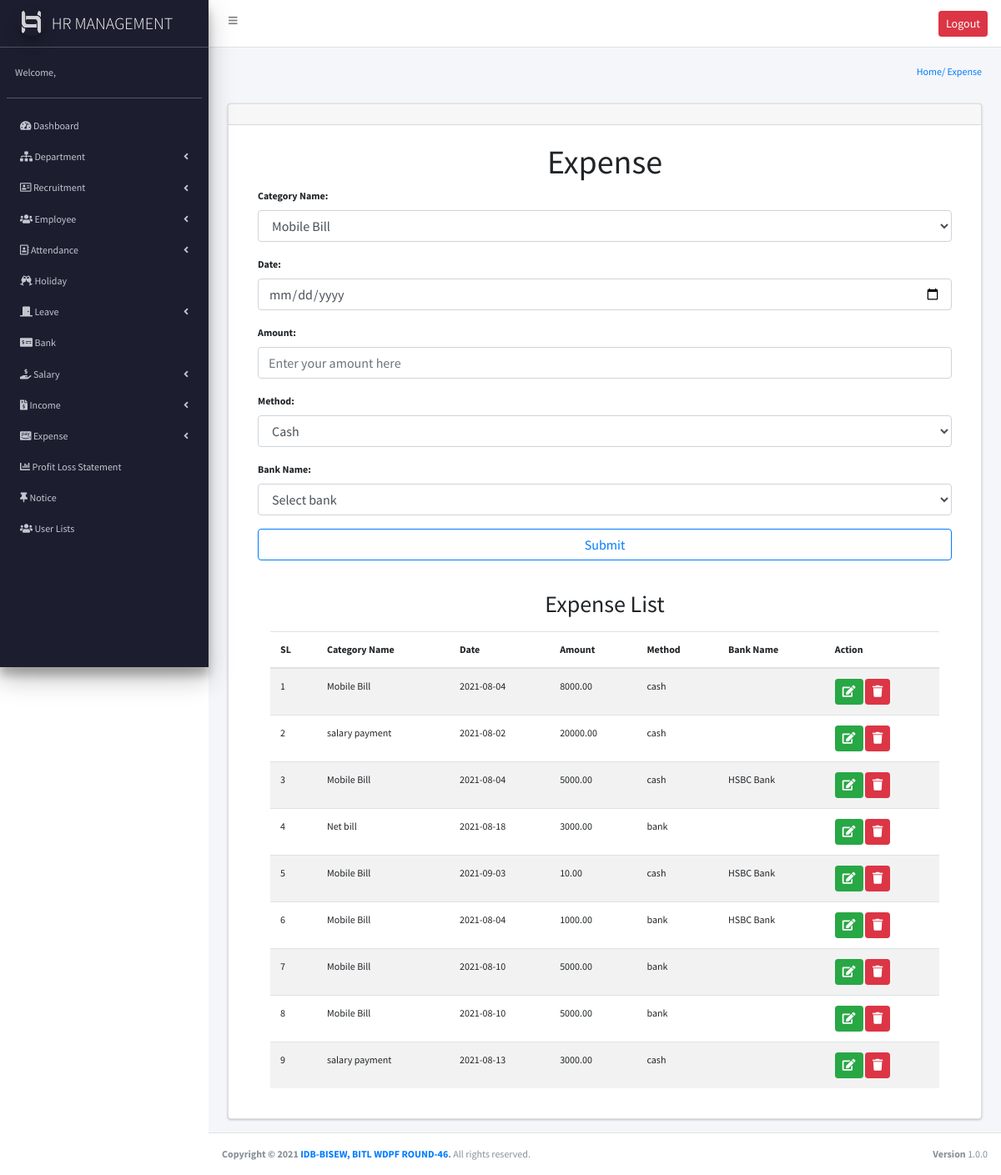
The page /expense.php (signed in) on the database its author committed.
### tables this page shows
CREATE TABLE `expense` (
  `exoenseID` int(11) NOT NULL,
  `categoryID` int(11) NOT NULL,
  `date` date NOT NULL,
  `amount` decimal(10,2) NOT NULL,
  `method` enum('cash','bank') NOT NULL,
  `bankID` int(11) NOT NULL
);

CREATE TABLE `expense_category` (
  `id` int(11) NOT NULL,
  `category_name` varchar(255) NOT NULL,
  `status` enum('active','inactive') NOT NULL
);

CREATE TABLE `bank` (
  `bankID` int(11) NOT NULL,
  `bank_name` varchar(255) NOT NULL,
  `status` enum('active','inactive') NOT NULL DEFAULT 'active'
);

### expense.php (the view, shortened to what this page needs)
  <?php
require_once("header.php");
require_once("sidebar.php");
$expense_data=$conn->query("SELECT `exoenseID`,expense_category.category_name,`date`,`amount`,`method`,`bankID` FROM `expense` JOIN expense_category ON expense_category.id=expense.categoryID");
$mm=$conn->query("SELECT * FROM expense_category");
 ?>
<section class="content-header">
  <div class="container-fluid">
    <div class="row mb-2">
      <div class="col-sm-6">
      </div>
      <div class="col-sm-6">
        <ol class="breadcrumb float-sm-right">
          <li class="breadcrumb-item"><a href="#">Home/ Expense</a></li>
        </ol>
      </div>
    </div>
  </div>
</section>
<section class="content">
  <div class="container-fluid">
    <div class="row">
      <div class="col-md-12">
        <div class="card">
          <div class="card-header">
          </div>
          <div class="container">
          <div class="card-body">
            <h1 style="text-align: center;">Expense</h1>
            <form action=" " method="post">
            <label for="category name">Category Name:</label>
            <select name="categoryID" class="form-control">
            <?php
            while ($rr=$mm->fetch_assoc()) {
            ?>
            <option value="<?php echo $rr['id'] ?>"><?php echo $rr['category_name'] ?></option>
            <?php } ?>
            </select>
            <br>
            <label for="date">Date:</label>
            <input type="date" name="date" placeholder="Enter your date here" class="form-control"><br>
            <label for="amount">Amount:</label>
            <input type="text" name="amount" placeholder="Enter your amount here" class="form-control"><br>
            <label for="method">Method:</label>
            <select name="method"class="form-control">
              <option>Cash</option>
            </select>
            <br>
            <div class="form-group">
              <label for="bankID">Bank Name:</label>
            <select name="bankID" class="form-control">
              <<option value="0">Select bank</option>}
            </select>
            </div>
            <td colspan="6">
              <input type="Submit" name="submit" value="Submit"class="btn btn-outline-primary btn btn-block">
            </td>
            </form>
            <br><br>
            <h3 class="text-center mb-3 ">Expense List</h3>
            <div class="container">
              <table class="table table-striped table-hover">
                <thead>
                  <tr>
                    <th>SL</th>
                    <th>Category Name</th>
                    <th>Date</th>
                    <th>Amount</th>
                    <th>Method</th>
                    <th>Bank Name</th>
                    <th>Action</th>
                  </tr>
                </thead>
                <tbody>
                  <?php $i=0; while ($expense=$expense_data->fetch_assoc()) { ?>
                  <tr>
                    <td><?php echo ++$i ?></td>
                    <td><?php echo $expense['category_name']?></td>
                    <td><?php echo $expense['date']?></td>
                    <td><?php echo $expense['amount']?></td>
                    <td><?php echo $expense['method']?></td>
                    <td><?php
if($expense['bankID']>0){
  $bb=$conn->query("SELECT * FROM bank");
  while ( $b=$bb->fetch_assoc()) {
    if($expense['bankID']==$b['bankID']){
      echo $b['bank_name'];
    }
  }
}
                    ?></td>
                    <td>
                      <a href="./expense_edit.php?ram=<?php echo $expense['exoenseID']; ?>" class="btn btn-sm btn-success"><i class="fas fa-edit"></i></a>
                      <a href="./expense_delete.php?ram=<?php echo $expense['exoenseID']; ?>" class="btn btn-sm btn-danger" onclick="return confirm('are you sure?')"><i class="fas fa-trash"></i></a>
                    </td>
                  </tr>
                  <?php   } ?>
                  </tbody>
              </table>
            </div>
          </div>
        </div>
      </div>
    </div>
  </div>
</div>
</section>
<?php require("footer.php"); ?>

### header.php (shortened to what this page needs)
<!DOCTYPE html>
<html lang="en">
<head>
  <link rel="stylesheet" href="https://pro.fontawesome.com/releases/v5.10.0/css/all.css"
 />
  <link rel="stylesheet" href="assets/css/adminlte.min.css">
  <link rel="stylesheet" href="https://maxcdn.bootstrapcdn.com/bootstrap/4.0.0/css/bootstrap.min.css"
>
  <link rel="stylesheet" type="text/css" media="screen"
    href="http://ajax.googleapis.com/ajax/libs/jqueryui/1.7.2/themes/base/jquery-ui.css">
  <link rel="stylesheet" type="text/css" href="https://cdn.datatables.net/v/dt/dt-1.11.1/datatables.min.css" />
  <link rel="stylesheet" href="assets/css/style.css">
</head>
<body class="hold-transition sidebar-mini layout-fixed">
  <div class="wrapper">
    <nav class="main-header navbar navbar-expand navbar-white navbar-light">
      <ul class="navbar-nav">
        <li class="nav-item">
          <a class="nav-link" data-widget="pushmenu" href="#" role="button"><i class="fas fa-bars"></i></a>
        </li>
      </ul>
      <ul class="navbar-nav ml-auto">
        <li class="nav-item">
          <a href="./logout.php " class="btn btn-sm btn-danger">Logout</a>
        </li>
      </ul>
    </nav>
    <div class="content-wrapper">

### sidebar.php (shortened to what this page needs)
<aside class="main-sidebar sidebar-dark-primary elevation-4" style="background: #02318c">
  <a href="" class="brand-link">
    <img src="assets/images/AdminLTELogo.png" alt="AdminLTE Logo" class="brand-image img-circle elevation-3" style="opacity: .8">
    <span class="brand-text font-weight-light">HR MANAGEMENT</span>
  </a>
  <div class="sidebar">
    <div class="user-panel mt-3 pb-3 mb-3 d-flex">
      <div class="info">
        <a href="#" class="d-block">
          Welcome,
        </a>
      </div>
    </div>
    <nav class="mt-2">
      <ul class="nav nav-pills nav-sidebar flex-column" data-widget="treeview" role="menu" data-accordion="false">
        <li class="nav-item">
          <a href="dashboard.php" class="nav-link ">
            <i class="fas fa-tachometer-alt"> </i>
            <p> Dashboard
            </p>
          </a>
        </li>
        <li class="nav-item">
          <a href="#" class="nav-link ">
            <i class="fas fa-sitemap"></i>
            <p> Department
              <i class="fas fa-angle-left right"> </i>
            </p>
          </a>
        </li>
        <li class="nav-item">
          <a href="#" class="nav-link ">
            <i class="far fa-address-card"></i>
            <p> Recruitment
              <i class="fas fa-angle-left right"> </i>
            </p>
          </a>
        </li>
        <li class="nav-item">
          <a href="#" class="nav-link ">
            <i class="fas fa-users"></i>
            <p> Employee
              <i class="fas fa-angle-left right"> </i>
            </p>
          </a>
        </li>
        <li class="nav-item">
          <a href="#" class="nav-link ">
            <i class="far fa-address-book"></i>
            <p> Attendance
              <i class="fas fa-angle-left right"> </i>
            </p>
          </a>
        </li>
        <li class="nav-item">
          <a href="holiday.php" class="nav-link ">
            <i class="fas fa-glass-cheers"></i>
            <p>Holiday</p>
          </a>
        </li>
        <li class="nav-item">
          <a href="#" class="nav-link ">
            <i class="fas fa-door-closed"></i>
            <p> Leave
              <i class="fas fa-angle-left right"> </i>
            </p>
          </a>
        </li>
        <li class="nav-item">
          <a href="bank.php" class="nav-link ">
            <i class="fas fa-money-check-alt"></i>
            <p>Bank</p>
          </a>
        </li>
        <li class="nav-item">
          <a href="#" class="nav-link ">
            <i class="fas fa-hand-holding-usd"></i>
            <p> Salary
              <i class="fas fa-angle-left right"> </i>
            </p>
          </a>
        </li>
        <li class="nav-item">
          <a href="#" class="nav-link ">
            <i class="fas fa-file-invoice-dollar"></i>
            <p> Income
              <i class="fas fa-angle-left right"> </i>
            </p>
          </a>
        </li>
        <li class="nav-item">
          <a href="#" class="nav-link ">
            <i class="fab fa-cc-amazon-pay"></i>
            <p> Expense
              <i class="fas fa-angle-left right"> </i>
            </p>
          </a>
        </li>
        <li class="nav-item">
          <a href="profit_loss.php" class="nav-link ">
            <i class="fas fa-chart-bar"></i>
            <p>Profit Loss Statement</p>
          </a>
        </li>
        <li class="nav-item">
          <a href="add_notice.php" class="nav-link ">
            <i class="fas fa-thumbtack"></i>
            <p> Notice
            </p>
          </a>
        </li>
        <li class="nav-item">
          <a href="admin.php" class="nav-link ">
            <i class="fas fa-users"></i>
            <p> User Lists
            </p>
          </a>
        </li>
      </ul>
    </nav>
  </div>
</aside>

### footer.php (shortened to what this page needs)
</div>
<footer class="main-footer">
  <strong>Copyright &copy; 2021 <a href="#">IDB-BISEW, BITL WDPF ROUND-46</a>.</strong>
  All rights reserved.
  <div class="float-right d-none d-sm-inline-block">
    <b>Version</b> 1.0.0
  </div>
</footer>
</body>
</html>

### assets/css/style.css (style rules this page uses)
.main-sidebar { background: #1c1e2f !important; }
body { font-family: 'Source Sans Pro'; font-size: 12px; }

### rows shown on the page
expense: categoryID.category_name "Mobile Bill", date "2021-08-04", amount "8000.00", method "cash"
expense: categoryID.category_name "salary payment", date "2021-08-02", amount "20000.00", method "cash"
expense: categoryID.category_name "Mobile Bill", date "2021-08-04", amount "5000.00", method "cash"
bank: bank_name "HSBC Bank"
expense: categoryID.category_name "Net bill", date "2021-08-18", amount "3000.00", method "bank"
expense: categoryID.category_name "Mobile Bill", date "2021-09-03", amount "10.00", method "cash"
expense: categoryID.category_name "Mobile Bill", date "2021-08-04", amount "1000.00", method "bank"
expense: categoryID.category_name "Mobile Bill", date "2021-08-10", amount "5000.00", method "bank"
expense: categoryID.category_name "Mobile Bill", date "2021-08-10", amount "5000.00", method "bank"
expense: categoryID.category_name "salary payment", date "2021-08-13", amount "3000.00", method "cash"

### other values the page prints
form field categoryID "Mobile Bill"
